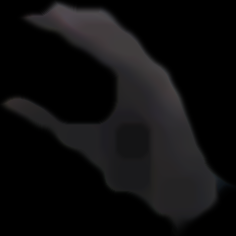
#> input picture Mosaic'17/lizard11.png, 236 x 236 px, given in place of lizard1.png, which was not available
$ python croopper.py   (older library calls are emulated)
#> lines starting #> are read from the running program, lines starting #| are printed output that depends on the picture; after the words box and inside, x2 and y2 are one past the last pixel; in counts of white or black regions, pixels touching at a corner belong together; pictures that were not available may be replaced by others from this repository, and a replacement may not be noted
import cv2
import numpy as np


for i in range (1,91):
    text = "lizard"+str(i)+".png"
    a = cv2.imread(text)
#> a is the input picture: shape (236, 236, 3); mean B, G, R 14.7, 14.1, 14.6
    grayc = cv2.cvtColor(a,cv2.COLOR_BGR2GRAY)
    blurredc = cv2.GaussianBlur(grayc, (5,5), 0)
    threshc = cv2.threshold(blurredc, 3, 255, cv2.THRESH_BINARY)[1]
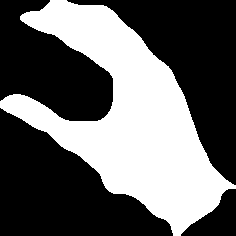
#> threshc: shape (236, 236); 39.7% white; 1 white region

    im2,contours,hierachy = cv2.findContours(threshc,1,2)
#> contours = 1 contour; box (x1, y1, x2, y2) and area: (0, 0, 236, 236) 21694
    cnt = contours[0]
#> cnt = contour of 396 points, box (x1, y1, x2, y2) (0, 0, 236, 236), area 21694

    x,y,w,h = cv2.boundingRect(cnt)
#> x = 0; y = 0; w = 236; h = 236
    #cv2.rectangle(a,(x,y),(x+w,y+h),(0,255,0),2)

    cv2.imwrite(text,a[y:y+h,x:x+w])
#> pass 2 of the loop `for i in range (1,91):`:
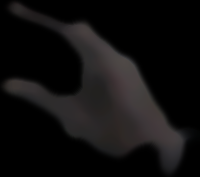
#> input picture Mosaic'17/lizard17.png, 200 x 177 px, given in place of lizard2.png, which was not available
#> a is the input picture: shape (177, 200, 3); mean B, G, R 15.3, 15.2, 16.5
#> grayc: shape (177, 200)
#> blurredc: shape (177, 200)
#> `threshc = cv2.threshold(blurredc, 3, 255, cv2.THRESH_BINARY)[1]`:
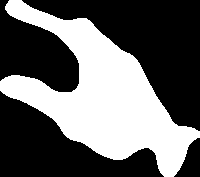
#> threshc: shape (177, 200); 39.6% white; 1 white region
#> contours = 1 contour; box (x1, y1, x2, y2) and area: (0, 0, 200, 177) 13689
#> cnt = contour of 358 points, box (x1, y1, x2, y2) (0, 0, 200, 177), area 13689
#> w = 200; h = 177
#> (the run stopped early here; a loop or call above may not have finished)
